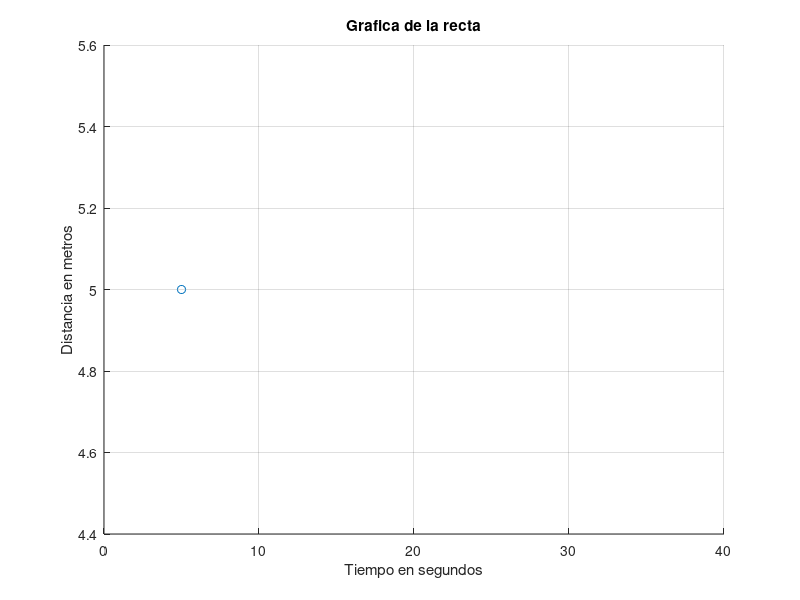

Recreate this plot in MATLAB.
function minCuadPorParabola

%Limpio los parametros%
clc
clear all

%Arranco la funcion PARABOLA DE MINIMOS CUADRADOS%
x= input('Ingrese los "x" entre corchetes y separados por un espacio: ');
y= input('Ingrese los "y" entre corchetes y separados por un espacio: ');
dec = input('Ingrese la cantidad de decimales con que desea trabajar: ');

output_precision(dec); %NO SE SI CON ESTO ALCANZA PARA MANEJAR LO DE LOS DECIMALES
                       %ES SOLO PARA LO QUE MUESTRO X PANTALLA, NO TRUNCA RESULTADOS
                       
n=length(x); %Cantidad de valores

%Inicio los valores de las sumatorias
sx= 0;
sy= 0;
sxy= 0;
sx2y= 0;
sx2= 0;
sx3= 0;
sx4= 0;

%Hago las sumatorias correspondientes
for i=1:n
  sx= sx + x(i);
  sy= sy + y(i);
  sxy= sxy + x(i)*y(i);
  sx2y= sx2y + x(i)^2*y(i);
  sx2= sx2 + x(i)^2;
  sx3= sx3 + x(i)^3;
  sx4= sx4 + x(i)^4;
endfor

A = sy;
B = sxy;
C = sx2y;
D = n;
E = sx;
F = sx2;
G = sx3;
H = sx4;

%Resuelvo el sistema de ecuaciones con la matriz aumentada
Matriz1=[D E F;E F G;F G H];
Aumentada=[A; B; C];

Incognita = inv(Matriz1)*Aumentada;

%muestro los valores incognitas
disp(Incognita);

%muestro la funcion
a = Incognita(3);
b = Incognita(2);
c = Incognita(1); %ESTE ES EL ORDEN CORRECTO --> CHEQUEADO CON EJEMPLO DE LA GUIA

x1 = 0:0.3:40; % aca deberia ser x1=x;?
y1 = (a.*x1.^2 + b.*x1 + c);

scatter(x, y);

hold on;

plot(x1,y1,'b-');

hold off;

title('Grafica de la recta');
xlabel('Tiempo en segundos');
ylabel('Distancia en metros');

grid;
%fin

endfunction